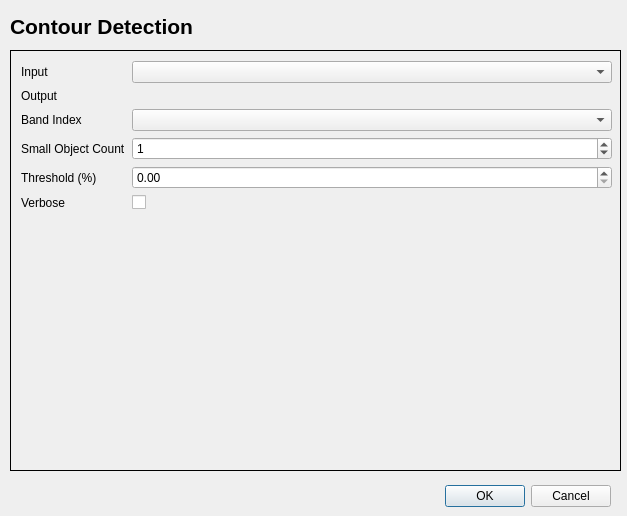
<?xml version="1.0" encoding="UTF-8"?>
<ui version="4.0">
 <class>ContourDetectionDialogBase</class>
 <widget class="QDialog" name="ContourDetectionDialogBase">
  <property name="geometry">
   <rect>
    <x>0</x>
    <y>0</y>
    <width>627</width>
    <height>516</height>
   </rect>
  </property>
  <property name="windowTitle">
   <string>Feature Extraction &gt; Contour Detection</string>
  </property>
  <property name="windowIcon">
   <iconset>
    <normaloff>icon.png</normaloff>icon.png</iconset>
  </property>
  <widget class="QDialogButtonBox" name="button_box">
   <property name="geometry">
    <rect>
     <x>270</x>
     <y>480</y>
     <width>341</width>
     <height>32</height>
    </rect>
   </property>
   <property name="orientation">
    <enum>Qt::Horizontal</enum>
   </property>
   <property name="standardButtons">
    <set>QDialogButtonBox::Cancel|QDialogButtonBox::Ok</set>
   </property>
  </widget>
  <widget class="QLabel" name="title_label">
   <property name="geometry">
    <rect>
     <x>10</x>
     <y>10</y>
     <width>601</width>
     <height>33</height>
    </rect>
   </property>
   <property name="text">
    <string>&lt;!DOCTYPE HTML PUBLIC &quot;-//W3C//DTD HTML 4.0//EN&quot; &quot;http://www.w3.org/TR/REC-html40/strict.dtd&quot;&gt;
&lt;html&gt;&lt;head&gt;&lt;meta name=&quot;qrichtext&quot; content=&quot;1&quot; /&gt;&lt;style type=&quot;text/css&quot;&gt;
p, li { white-space: pre-wrap; }
&lt;/style&gt;&lt;/head&gt;&lt;body style=&quot; font-family:'Sans Serif'; font-size:9pt; font-weight:400; font-style:normal;&quot;&gt;
&lt;p style=&quot; margin-top:0px; margin-bottom:0px; margin-left:0px; margin-right:0px; -qt-block-indent:0; text-indent:0px;&quot;&gt;&lt;span style=&quot; font-size:16pt; font-weight:600;&quot;&gt;Contour Detection&lt;/span&gt;&lt;/p&gt;&lt;/body&gt;&lt;/html&gt;</string>
   </property>
   <property name="alignment">
    <set>Qt::AlignLeading|Qt::AlignLeft|Qt::AlignVCenter</set>
   </property>
  </widget>
  <widget class="QStackedWidget" name="stackedWidget">
   <property name="geometry">
    <rect>
     <x>10</x>
     <y>50</y>
     <width>611</width>
     <height>421</height>
    </rect>
   </property>
   <property name="frameShape">
    <enum>QFrame::Box</enum>
   </property>
   <widget class="QWidget" name="page">
    <widget class="QWidget" name="formLayoutWidget">
     <property name="geometry">
      <rect>
       <x>10</x>
       <y>10</y>
       <width>591</width>
       <height>211</height>
      </rect>
     </property>
     <layout class="QFormLayout" name="formLayout">
      <item row="0" column="0">
       <widget class="QLabel" name="inputLabel">
        <property name="text">
         <string>Input</string>
        </property>
       </widget>
      </item>
      <item row="0" column="1">
       <widget class="QgsMapLayerComboBox" name="inputQgsMapLayerComboBox">
        <property name="toolTip">
         <string>&lt;html&gt;&lt;head/&gt;&lt;body&gt;&lt;p&gt;Input Image file&lt;/p&gt;&lt;/body&gt;&lt;/html&gt;</string>
        </property>
       </widget>
      </item>
      <item row="1" column="0">
       <widget class="QLabel" name="outputLabel">
        <property name="text">
         <string>Output</string>
        </property>
       </widget>
      </item>
      <item row="1" column="1">
       <widget class="QgsFileWidget" name="outputQgsFileWidget">
        <property name="toolTip">
         <string>&lt;html&gt;&lt;head/&gt;&lt;body&gt;&lt;p&gt;Output Image filename&lt;/p&gt;&lt;/body&gt;&lt;/html&gt;</string>
        </property>
        <property name="dialogTitle">
         <string>Select output file</string>
        </property>
        <property name="filter">
         <string>*.tif *.tiff *.gtif ;;*.img ;; *.*</string>
        </property>
        <property name="storageMode">
         <enum>QgsFileWidget::SaveFile</enum>
        </property>
       </widget>
      </item>
      <item row="2" column="0">
       <widget class="QLabel" name="bandIndexLabel">
        <property name="text">
         <string>Band Index</string>
        </property>
       </widget>
      </item>
      <item row="2" column="1">
       <widget class="QgsRasterBandComboBox" name="bandIndexQgsRasterBandComboBox">
        <property name="toolTip">
         <string>&lt;html&gt;&lt;head/&gt;&lt;body&gt;&lt;p&gt;Band Index&lt;/p&gt;&lt;/body&gt;&lt;/html&gt;</string>
        </property>
       </widget>
      </item>
      <item row="3" column="0">
       <widget class="QLabel" name="smallObjectCountLabel">
        <property name="text">
         <string>Small Object Count</string>
        </property>
       </widget>
      </item>
      <item row="3" column="1">
       <widget class="QSpinBox" name="smallObjectCountSpinBox">
        <property name="toolTip">
         <string>&lt;html&gt;&lt;head/&gt;&lt;body&gt;&lt;p&gt;Small Object Count&lt;/p&gt;&lt;/body&gt;&lt;/html&gt;</string>
        </property>
        <property name="maximum">
         <number>9999</number>
        </property>
        <property name="value">
         <number>1</number>
        </property>
       </widget>
      </item>
      <item row="4" column="0">
       <widget class="QLabel" name="thresholdLabel">
        <property name="text">
         <string>Threshold (%)</string>
        </property>
       </widget>
      </item>
      <item row="4" column="1">
       <widget class="QgsDoubleSpinBox" name="thresholdQgsDoubleSpinBox">
        <property name="toolTip">
         <string>&lt;html&gt;&lt;head/&gt;&lt;body&gt;&lt;p&gt;Threshold Percentile&lt;/p&gt;&lt;/body&gt;&lt;/html&gt;</string>
        </property>
        <property name="minimum">
         <double>0.000000000000000</double>
        </property>
        <property name="maximum">
         <double>100.000000000000000</double>
        </property>
       </widget>
      </item>
      <item row="5" column="0">
       <widget class="QLabel" name="verboseLabel">
        <property name="text">
         <string>Verbose</string>
        </property>
       </widget>
      </item>
      <item row="5" column="1">
       <widget class="QCheckBox" name="verboseCheckBox">
        <property name="toolTip">
         <string>&lt;html&gt;&lt;head/&gt;&lt;body&gt;&lt;p&gt;Verbose Mode - print a message to console&lt;/p&gt;&lt;/body&gt;&lt;/html&gt;</string>
        </property>
       </widget>
      </item>
     </layout>
    </widget>
   </widget>
   <widget class="QWidget" name="page_2"/>
  </widget>
 </widget>
 <customwidgets>
  <customwidget>
   <class>QgsDoubleSpinBox</class>
   <extends>QDoubleSpinBox</extends>
   <header>qgsdoublespinbox.h</header>
  </customwidget>
  <customwidget>
   <class>QgsFileWidget</class>
   <extends>QWidget</extends>
   <header>qgsfilewidget.h</header>
  </customwidget>
  <customwidget>
   <class>QgsMapLayerComboBox</class>
   <extends>QComboBox</extends>
   <header>qgsmaplayercombobox.h</header>
  </customwidget>
  <customwidget>
   <class>QgsRasterBandComboBox</class>
   <extends>QComboBox</extends>
   <header>qgsrasterbandcombobox.h</header>
  </customwidget>
 </customwidgets>
 <resources/>
 <connections>
  <connection>
   <sender>button_box</sender>
   <signal>accepted()</signal>
   <receiver>ContourDetectionDialogBase</receiver>
   <slot>accept()</slot>
   <hints>
    <hint type="sourcelabel">
     <x>20</x>
     <y>20</y>
    </hint>
    <hint type="destinationlabel">
     <x>20</x>
     <y>20</y>
    </hint>
   </hints>
  </connection>
  <connection>
   <sender>button_box</sender>
   <signal>rejected()</signal>
   <receiver>ContourDetectionDialogBase</receiver>
   <slot>reject()</slot>
   <hints>
    <hint type="sourcelabel">
     <x>20</x>
     <y>20</y>
    </hint>
    <hint type="destinationlabel">
     <x>20</x>
     <y>20</y>
    </hint>
   </hints>
  </connection>
 </connections>
</ui>
